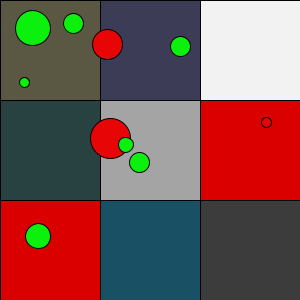
Frame 1 (no input)
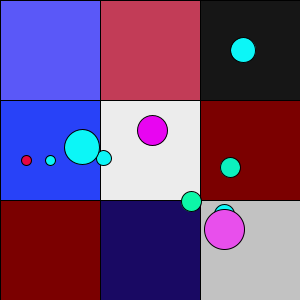
Frame 60 (the mouse pressed at the canvas centre just before this capture)
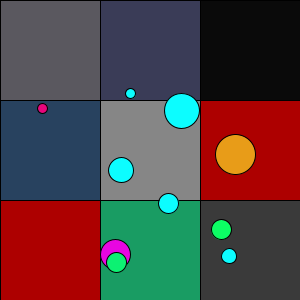
Frame 120 (the mouse held since frame 60 and released just before this capture)

The Processing sketch that drew these frames (run headless with seeded random() and noise(); from frame 60 on, the mouse is pressed at the canvas centre):

// Processing sketch: processing_168120
// ── processing_168120.pde

int blanco = (#FFFFFF);
int ama = (#F8FF31);
int red = (#DE1414);
int azul = (#0600E3);
int nar = (#FF7003);
int ver = (#03FF3B);


int at= (#E80505);
int av =(#0CF00D);
int aw= (#E80505);
int ax =(#0CF00D);
int ay =(#E80505);
int az =(#0CF00D);

void setup ()
{size (300,300);
frameRate (6); }

void draw ()
{
background (255); 

float blanco = random (255);

float azul = random (255);
float ama = random (255);
float red = random (255);
float nar = random (255);
float ver = random (255);

float x = random (20, 280);
float y = random (20, 280);
float z= random (20, 280);
float v= random (20, 280);
float r= random (20, 280);
float t= random (20, 280);
float u= random (20, 280);
float j= random (20, 280);
float o= random (20, 280);
float b= random (20, 280);
float a= random (20, 280);
float q= random (20, 280);
float w= random (20, 280);
float e= random (20, 280);
float er= random (20, 280);
float et= random (20, 280);
float ey= random (20, 280);
float eu= random (20, 280);
float ei= random (20, 280);
float eo= random (20, 280);

fill (90, 88, azul);
rect (0, 0, 100, 100);
fill (red, 60, 87);
rect (100, 0, 100, 100);
fill (ama);
rect (200, 0, 100, 100);
fill (40, 66, azul);
rect (0, 100, 100, 100);
fill (blanco);
rect (100, 100, 100, 100);
fill (nar, 0, 0);
rect (200, 100, 100, 100);

rect (0, 200, 100, 100);
fill (25, ver, 99);
rect (100, 200, 100, 100);
fill (red);
rect (200, 200, 100, 100);
fill (az);
ellipse (x, y, 10, 10);
fill (av);

ellipse (x, y, 20, 20);
fill (aw);
ellipse (z, v, 30, 30);
fill (ax);
ellipse (r, t, 20, 20);
fill (ay);
ellipse (u, j, 40, 40);
fill (az);
ellipse (o, b, 20, 20);
fill (at);
ellipse (a, q, 10, 10);
fill (av);
ellipse (w, e, 10, 10);
ellipse (er, et, 15, 15);
ellipse (ey, eu, 25, 25);

ellipse (ei, eo, 35, 35);

x= x+1;
y= y+1;
at= at+1;
av =av+30;
aw= aw+4;
ax =ax+3;
ay =ay+325;
az =az+33;
red = red +40;
ama = ama +45;
ver = ver + 33;
nar = nar + 28;
azul = azul + 38;
blanco = blanco +33;}
